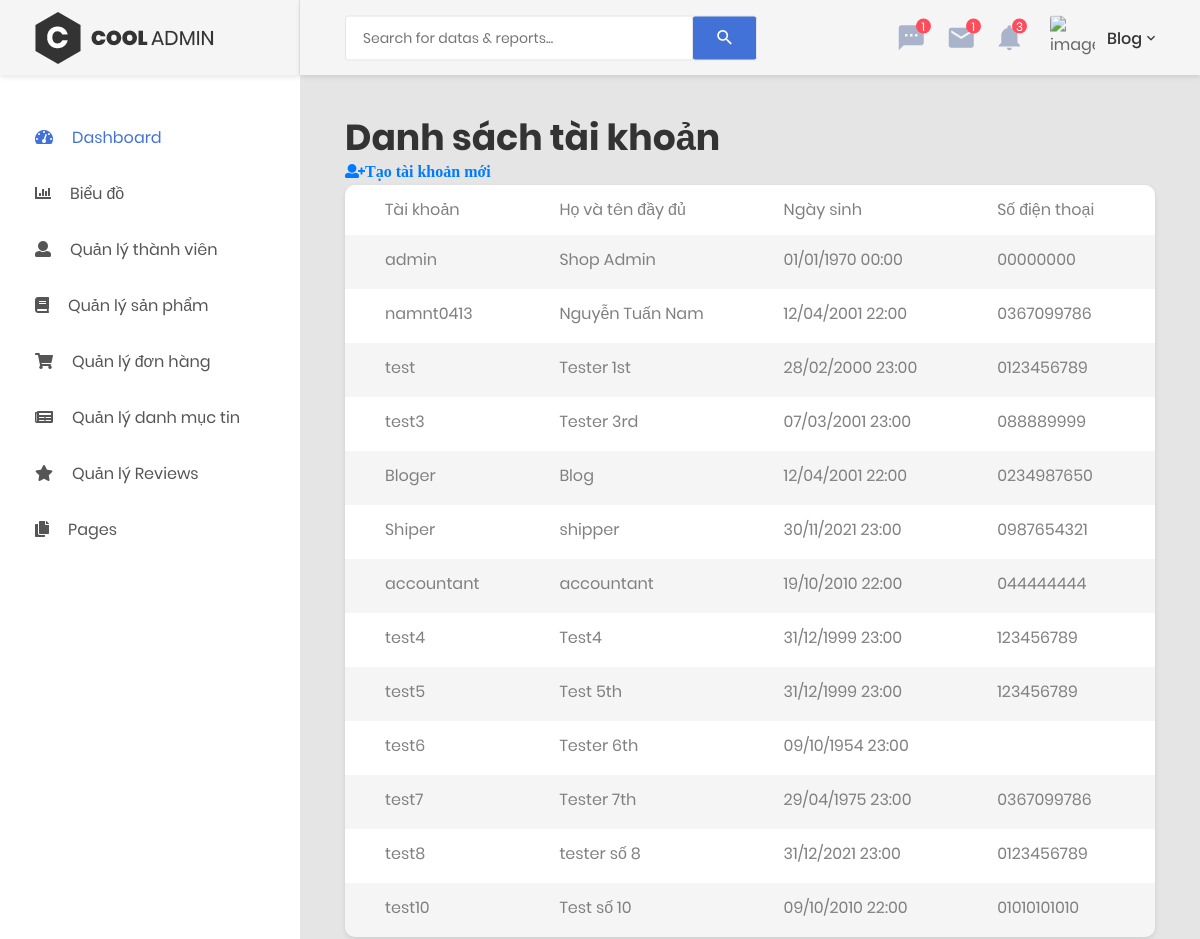
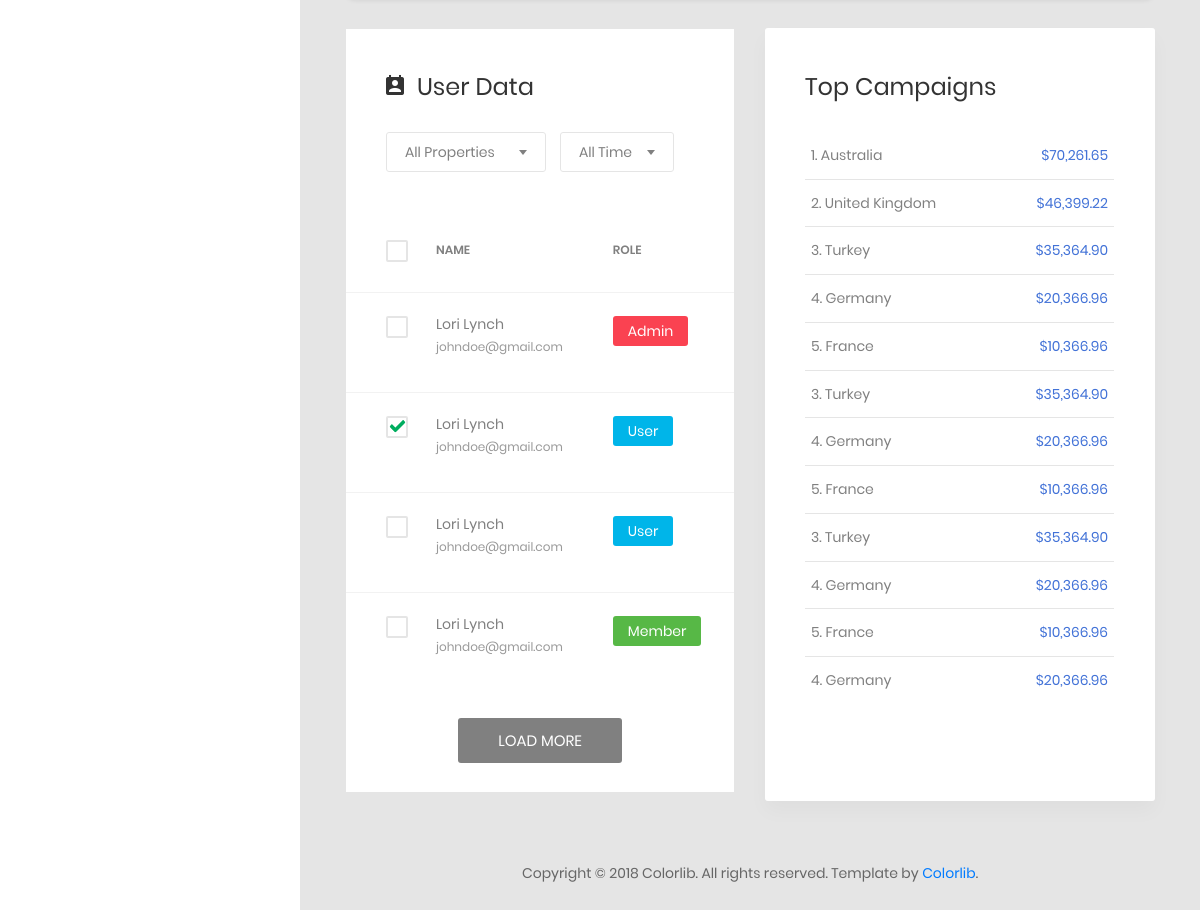
/admin/user.php (signed in), run on the app's committed database (2 pictures, top to bottom).
### tables this page shows
CREATE TABLE `customers` (
  `id` int(11) NOT NULL,
  `username` varchar(100) DEFAULT NULL,
  `password` varchar(150) DEFAULT NULL,
  `first_name` varchar(50) DEFAULT NULL,
  `last_name` varchar(50) DEFAULT NULL,
  `birthday` int(11) DEFAULT NULL,
  `phone` varchar(11) DEFAULT NULL,
  `address` varchar(255) DEFAULT NULL,
  `email` varchar(255) DEFAULT NULL,
  `status` tinyint(4) NOT NULL DEFAULT 1,
  `money_spent` float DEFAULT NULL,
  `last_updated` int(11) NOT NULL,
  `created_date` int(11) NOT NULL
);

### admin/user.php (the view, shortened to what this page needs)
<?php
    include 'header.php';
     ?>
   <body>
        <?php if (empty($_SESSION['current_user'])) { ?>
            <a href="login.php">Đăng nhập để vào trang Admin</a>
            <?php
         } else {
        include 'menu_sidebar.php';
        ?>
        <div class="page-container">
    <?php
        include 'admin_navbar.php';
    ?>
    <?php
        include '../connect_db.php';
        $result = mysqli_query($con, "SELECT * FROM customers");
        ?>
            <div class="main-content">
                <div class="section__content section__content--p30">
                    <div class="container-fluid">
                        <div class="row">
                             <div class="col-xl-12">
                                    <h1>Danh sách tài khoản</h1>
                                    <a class="fa fa-user-plus" href="./user_create.php">Tạo tài khoản mới</a>
                                <div class="table-responsive table--no-card m-b-30">
                                    <table class="table table-borderless table-striped table-earning">
                                        <tr>
                                            <td>Tài khoản</td>
                                            <td>Họ và tên đầy đủ</td>
                                            <td>Ngày sinh</td>
                                            <td>Số điện thoại</td>
                                            <td>Trạng thái</td>
                                        </tr>
                                        <?php
                                        while ($row = mysqli_fetch_array($result)) {
                                            ?>
                                            <tr>
                                                <td><?= $row['username'] ?></td>
                                                <td>
                                                    <?=$row['first_name']." ".$row['last_name']
                                                    ?>
                                                </td>
                                                <td><?= date('d/m/Y H:i', $row['birthday']) ?></td>
                                                <td><?= $row['phone'] ?></td>
                                                <td>
                                                </td>
                                            </tr>
                                        <?php } ?>
                                    </table>
                                </div>
                                </div>
                            </div>
                        <div class="row">
                            <div class="col-lg-6">
                                <div class="user-data m-b-30">
                                    <h3 class="title-3 m-b-30">
                                        <i class="zmdi zmdi-account-calendar"></i>user data</h3>
                                    <div class="filters m-b-45">
                                        <div class="rs-select2--dark rs-select2--md m-r-10 rs-select2--border">
                                        </div>
                                        <div class="rs-select2--dark rs-select2--sm rs-select2--border">
                                        </div>
                                    </div>
                                    <div class="table-responsive table-data">
                                        <table class="table">
                                            <thead>
                                                <tr>
                                                    <td>
                                                        <label class="au-checkbox">
                                                            <span class="au-checkmark"></span>
                                                        </label>
                                                    </td>
                                                    <td>name</td>
                                                    <td>role</td>
                                                    <td>type</td>
                                                </tr>
                                            </thead>
                                            <tbody>
                                                <tr>
                                                    <td>
                                                        <label class="au-checkbox">
                                                            <span class="au-checkmark"></span>
                                                        </label>
                                                    </td>
                                                    <td>
                                                        <div class="table-data__info">
                                                            <h6>lori lynch</h6>
                                                            <span>
                                                                <a href="#">johndoe@gmail.com</a>
                                                            </span>
                                                        </div>
                                                    </td>
                                                    <td>
                                                        <span class="role admin">admin</span>
                                                    </td>
                                                    <td>
                                                    </td>
                                                </tr>
                                                <tr>
                                                    <td>
                                                        <label class="au-checkbox">
                                                            <span class="au-checkmark"></span>
                                                        </label>
                                                    </td>
                                                    <td>
                                                        <div class="table-data__info">
                                                            <h6>lori lynch</h6>
                                                            <span>
                                                                <a href="#">johndoe@gmail.com</a>
                                                            </span>
                                                        </div>
                                                    </td>
                                                    <td>
                                                        <span class="role user">user</span>
                                                    </td>
                                                    <td>
                                                    </td>
                                                </tr>
                                                <tr>
                                                    <td>
                                                        <label class="au-checkbox">
                                                            <span class="au-checkmark"></span>
                                                        </label>
                                                    </td>
                                                    <td>
                                                        <div class="table-data__info">
                                                            <h6>lori lynch</h6>
                                                            <span>
                                                                <a href="#">johndoe@gmail.com</a>
                                                            </span>
                                                        </div>
                                                    </td>
                                                    <td>
                                                        <span class="role user">user</span>
                                                    </td>
                                                    <td>
                                                    </td>
                                                </tr>
                                                <tr>
                                                    <td>
                                                        <label class="au-checkbox">
                                                            <span class="au-checkmark"></span>
                                                        </label>
                                                    </td>
                                                    <td>
                                                        <div class="table-data__info">
                                                            <h6>lori lynch</h6>
                                                            <span>
                                                                <a href="#">johndoe@gmail.com</a>
                                                            </span>
                                                        </div>
                                                    </td>
                                                    <td>
                                                        <span class="role member">member</span>
                                                    </td>
                                                    <td>
                                                    </td>
                                                </tr>
                                            </tbody>
                                        </table>
                                    </div>
                                    <div class="user-data__footer">
                                        <button class="au-btn au-btn-load">load more</button>
                                    </div>
                                </div>
                            </div>
                            <div class="col-lg-6">
                                <div class="top-campaign">
                                    <h3 class="title-3 m-b-30">top campaigns</h3>
                                    <div class="table-responsive">
                                        <table class="table table-top-campaign">
                                            <tbody>
                                                <tr>
                                                    <td>1. Australia</td>
                                                    <td>$70,261.65</td>
                                                </tr>
                                                <tr>
                                                    <td>2. United Kingdom</td>
                                                    <td>$46,399.22</td>
                                                </tr>
                                                <tr>
                                                    <td>3. Turkey</td>
                                                    <td>$35,364.90</td>
                                                </tr>
                                                <tr>
                                                    <td>4. Germany</td>
                                                    <td>$20,366.96</td>
                                                </tr>
                                                <tr>
                                                    <td>5. France</td>
                                                    <td>$10,366.96</td>
                                                </tr>
                                                <tr>
                                                    <td>3. Turkey</td>
                                                    <td>$35,364.90</td>
                                                </tr>
                                                <tr>
                                                    <td>4. Germany</td>
                                                    <td>$20,366.96</td>
                                                </tr>
                                                <tr>
                                                    <td>5. France</td>
                                                    <td>$10,366.96</td>
                                                </tr>
                                                <tr>
                                                    <td>3. Turkey</td>
                                                    <td>$35,364.90</td>
                                                </tr>
                                                <tr>
                                                    <td>4. Germany</td>
                                                    <td>$20,366.96</td>
                                                </tr>
                                                <tr>
                                                    <td>5. France</td>
                                                    <td>$10,366.96</td>
                                                </tr>
                                                <tr>
                                                    <td>4. Germany</td>
                                                    <td>$20,366.96</td>
                                                </tr>
                                            </tbody>
                                        </table>
                                    </div>
                                </div>
                            </div>
                        </div>
                        <div class="row">
                            <div class="col-md-12">
                                <div class="copyright">
                                    <p>Copyright © 2018 Colorlib. All rights reserved. Template by <a href="https://colorlib.com">Colorlib</a>.</p>
                                </div>
                            </div>
                        </div>
                    </div>
                </div>
            </div>
        </div>
    <?php } ?>
</body>
</html>

### data on the page
customers: username "admin", first_name "Shop", last_name "Admin", birthday "01/01/1970 00:00", phone "00000000"
customers: username "namnt0413", first_name "Nguyễn Tuấn", last_name "Nam", birthday "12/04/2001 22:00", phone "0367099786"
customers: username "test", first_name "Tester", last_name "1st", birthday "28/02/2000 23:00", phone "0123456789"
customers: username "test3", first_name "Tester", last_name "3rd", birthday "07/03/2001 23:00", phone "088889999"
customers: username "Bloger", last_name "Blog", birthday "12/04/2001 22:00", phone "0234987650"
customers: username "Shiper", last_name "shipper", birthday "30/11/2021 23:00", phone "0987654321"
customers: username "accountant", last_name "accountant", birthday "19/10/2010 22:00", phone "044444444"
customers: username "test4", last_name "Test4", birthday "31/12/1999 23:00", phone "123456789"
customers: username "test5", first_name "Test", last_name "5th", birthday "31/12/1999 23:00", phone "123456789"
customers: username "test6", first_name "Tester", last_name "6th", birthday "09/10/1954 23:00"
customers: username "test7", first_name "Tester", last_name "7th", birthday "29/04/1975 23:00", phone "0367099786"
customers: username "test8", first_name "tester", last_name "số 8", birthday "31/12/2021 23:00", phone "0123456789"
customers: username "test10", first_name "Test", last_name "số 10", birthday "09/10/2010 22:00", phone "01010101010"

### other printed values
$currentUser['last_name'] "Blog"
